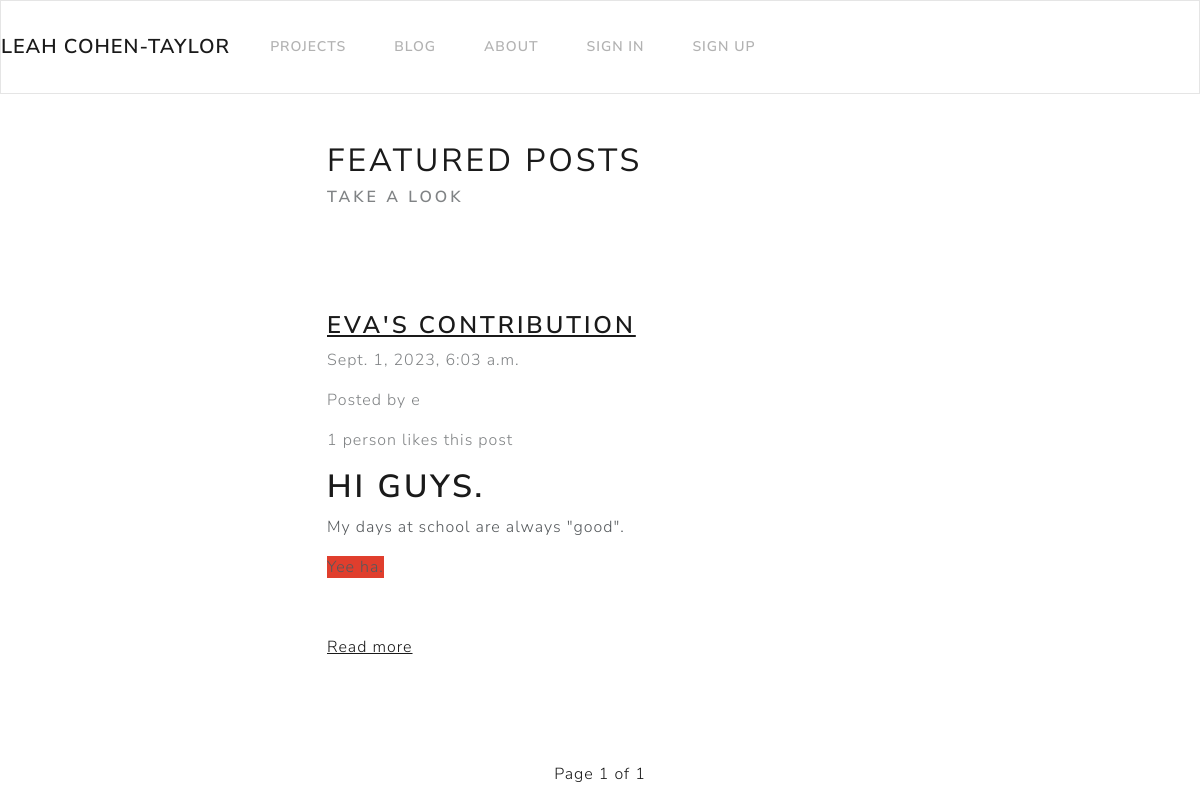
The page / on the database its author committed.
### blog/models.py (models this page shows, shortened)
class Post(models.Model):
    class NewManager(models.Manager):
        def get_queryset(self):
            return super().get_queryset().filter(status='published')
    options = (
        ('draft', 'Draft'),
        ('published', 'Published'),
    )
    title = models.CharField(max_length=255)
    slug = models.SlugField(max_length=255, unique=True, null=False)
    status = models.CharField(max_length=10, choices=options, default='draft')
    content = HTMLField()
    created_on = models.DateTimeField(auto_now_add=True)
    last_modified = models.DateTimeField(auto_now=True)
    categories=models.ManyToManyField('Category', related_name='posts')
    author = models.ForeignKey(User, on_delete=models.CASCADE)
    featured = models.BooleanField(default=False)
    likes = models.ManyToManyField(User, related_name='likes', blank=True)
    objects = models.Manager() #default manager
    newmanager = NewManager() #custom manager
    def get_absolute_url(self):
        return reverse("detail_post", kwargs={"slug": self.slug})
    class Meta:
        ordering = ('-created_on',)

### blog/views.py (the view)
# urls.py: path('', Featured.as_view(), name='featured'),
class Featured(ListView):
    model = Post
    queryset = Post.newmanager.filter(featured=True).order_by('-created_on')
    template_name = 'blog/featured.html'
    paginate_by = 3

### blog/templates/blog/featured.html (shortened to what this page needs)
{% extends "blog/base.html" %}
{% block page_content %}
<div class="row">
    <div class="col-md-6 col-12 mx-md-auto mx-3 mt-5 mb-5">
        <h1 class="fw-bolder">Featured Posts</h1>
        <h5 class="text-muted">Take a look</h5>
    </div>
</div>
{% for post in object_list %}
<div class="row">
    <div class="col-md-6 col-11 mx-md-auto mx-3 mt-5 mb-5">
        <h3 class="fw-bold"><a href="{{ post.get_absolute_url }}">{{ post.title }}</a></h3>
        <p class="text-muted"> {{post.created_on }}</p>
        <p class="text-muted">Posted by {{post.author.username }}</p>
        {% if post.likes.count == 1 %}
            <p class="text-muted">{{ post.likes.count }} person likes this post</p>
        {% else %}
            <p class="text-muted"> {{post.likes.count }} people like this post</p>
        {% endif %}
        <div class="my-3">
            {{ post.content|truncatewords_html:50|safe }}
        </div>
        <a href="{{ post.get_absolute_url }}">Read more</a>
    </div>
</div>
{% endfor %}
<nav>
    <ul class="pagination">
        <div class="mx-auto d-flex flex-row mt-5">
            <li class="page-item">
                <a class="page-link" href="#">
                    Page {{page_obj.number }} of {{page_obj.paginator.num_pages }}
                </a>
            </li>
        </div>
    </ul>
</nav>
{% endblock page_content %}

### rows shown on the page
Post: title "EVA'S CONTRIBUTION", created_on "Sept. 1, 2023, 6:03 a.m.", author.username "e", likes.count "1", content "HI GUYS. My days at school are always \"good\". Yee ha."

### other values the page prints
{{ page_obj.number }} "1"
{{ page_obj.paginator.num_pages }} "1"
